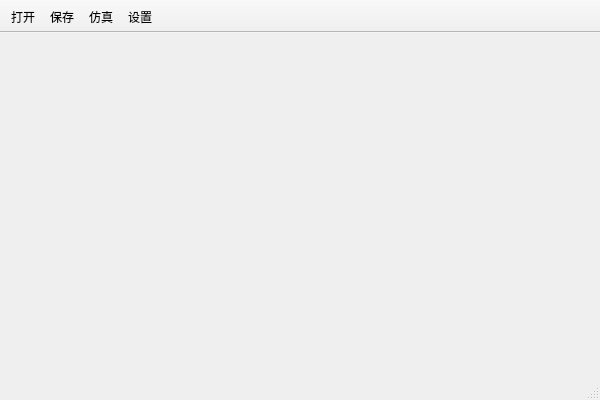
<?xml version="1.0" encoding="UTF-8"?>
<ui version="4.0">
 <class>ZooCmdUIClass</class>
 <widget class="QMainWindow" name="ZooCmdUIClass">
  <property name="geometry">
   <rect>
    <x>0</x>
    <y>0</y>
    <width>600</width>
    <height>400</height>
   </rect>
  </property>
  <property name="windowTitle">
   <string>zooCmdUI</string>
  </property>
  <property name="windowIcon">
   <iconset resource="zooCmdUI.qrc">
    <normaloff>:/images/Resources/images/app.png</normaloff>:/images/Resources/images/app.png</iconset>
  </property>
  <widget class="QWidget" name="centralWidget"/>
  <widget class="QMenuBar" name="menuBar">
   <property name="geometry">
    <rect>
     <x>0</x>
     <y>0</y>
     <width>600</width>
     <height>23</height>
    </rect>
   </property>
  </widget>
  <widget class="QToolBar" name="mainToolBar">
   <property name="movable">
    <bool>false</bool>
   </property>
   <attribute name="toolBarArea">
    <enum>TopToolBarArea</enum>
   </attribute>
   <attribute name="toolBarBreak">
    <bool>false</bool>
   </attribute>
   <addaction name="action_open"/>
   <addaction name="action_save"/>
   <addaction name="action_sim"/>
   <addaction name="action_setup"/>
  </widget>
  <widget class="QStatusBar" name="statusBar"/>
  <action name="action_setup">
   <property name="icon">
    <iconset resource="zooCmdUI.qrc">
     <normaloff>:/images/Resources/images/setup.png</normaloff>:/images/Resources/images/setup.png</iconset>
   </property>
   <property name="text">
    <string>设置</string>
   </property>
   <property name="toolTip">
    <string>设置</string>
   </property>
  </action>
  <action name="action_sim">
   <property name="checkable">
    <bool>true</bool>
   </property>
   <property name="icon">
    <iconset resource="zooCmdUI.qrc">
     <normaloff>:/images/Resources/images/start.png</normaloff>
     <normalon>:/images/Resources/images/stop.png</normalon>:/images/Resources/images/start.png</iconset>
   </property>
   <property name="text">
    <string>仿真</string>
   </property>
   <property name="toolTip">
    <string>仿真</string>
   </property>
  </action>
  <action name="action_open">
   <property name="icon">
    <iconset resource="zooCmdUI.qrc">
     <normaloff>:/images/Resources/images/open.png</normaloff>:/images/Resources/images/open.png</iconset>
   </property>
   <property name="text">
    <string>打开</string>
   </property>
   <property name="toolTip">
    <string>打开</string>
   </property>
  </action>
  <action name="action_save">
   <property name="icon">
    <iconset resource="zooCmdUI.qrc">
     <normaloff>:/images/Resources/images/save.png</normaloff>:/images/Resources/images/save.png</iconset>
   </property>
   <property name="text">
    <string>保存</string>
   </property>
   <property name="toolTip">
    <string>保存</string>
   </property>
  </action>
 </widget>
 <layoutdefault spacing="6" margin="11"/>
 <resources>
  <include location="zooCmdUI.qrc"/>
 </resources>
 <connections/>
</ui>
